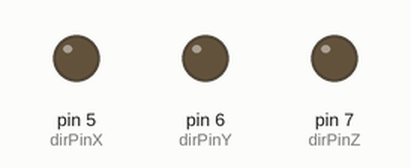
A sketch run on a simulated Arduino Uno, built with avr-gcc and run on an emulated ATmega328P. Shown: output pins drawn as LEDs (lit = HIGH). Pins used as bus, display or sensor lines are not drawn.

Above: at 0.6 s.
At 2.4 s:
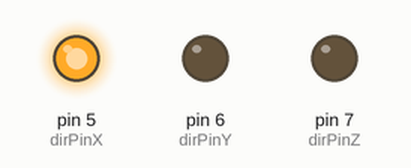
At 4.8 s:
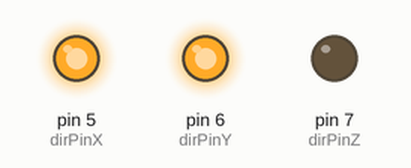
At 6.6 s:
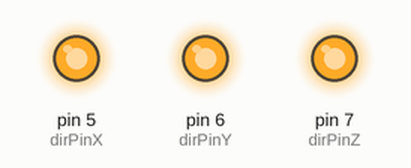
At 7.8 s:
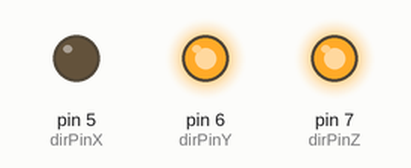
Timing chart, 0 to 9.5 s (numbered marks = the images above):
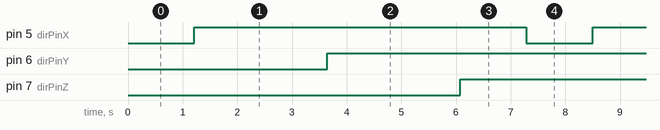

Measured:
- by itself, pin 5 (dirPinX), pin 6 (dirPinY), pin 7 (dirPinZ): alternates HIGH for 6.1 s and LOW for 1.2 s

The sketch:

step.ino
```cpp
volatile int STdir = LOW;
                            //moto* - (stp,dir)
#define stepperPinX 2       //motox - (2,5)
#define stepperPinY 3       //motoy - (3,6)
#define stepperPinZ 4       //motoz - (4,7)

#define dirPinX 5
#define dirPinY 6
#define dirPinZ 7


int maxt=2000;
int mint=500;
int v=50;

int b=2000;

void setup()
{
  for(int bt=2;bt<=7;bt++)
  {
  pinMode(bt, OUTPUT);
  }
}

void stepX(boolean dir, int steps, int s)
{
  digitalWrite(dirPinX, dir);
  for (int i = 0; i < steps; i++) {
    digitalWrite(stepperPinX, HIGH);
    delayMicroseconds(s);
    digitalWrite(stepperPinX, LOW);
    delayMicroseconds(s);
  }
}
void stepY(boolean dir, int steps, int s)
{
  digitalWrite(dirPinY, dir);
  for (int i = 0; i < steps; i++) {
    digitalWrite(stepperPinY, HIGH);
    delayMicroseconds(s);
    digitalWrite(stepperPinY, LOW);
    delayMicroseconds(s);
  }
}
void stepZ(boolean dir, int steps, int s)
{
  digitalWrite(dirPinZ, dir);
  for (int i = 0; i < steps; i++) {
    digitalWrite(stepperPinZ, HIGH);
    delayMicroseconds(s);
    digitalWrite(stepperPinZ, LOW);
    delayMicroseconds(s);
  }
}
void loop()
{
  stepX(STdir, b, v);
  delay(1000);
  stepX(!STdir, b, v);
  delay(1000);
 ////////////////////axizX move test
  stepY(STdir, b, v);
  delay(1000);
  stepY(!STdir, b, v);
  delay(1000);
  //////////////////axizY move test
  stepZ(STdir, b, v);
  delay(1000);
  stepZ(!STdir, b, v);
  delay(1000);
  /////////////////axizZ move test


}
```
